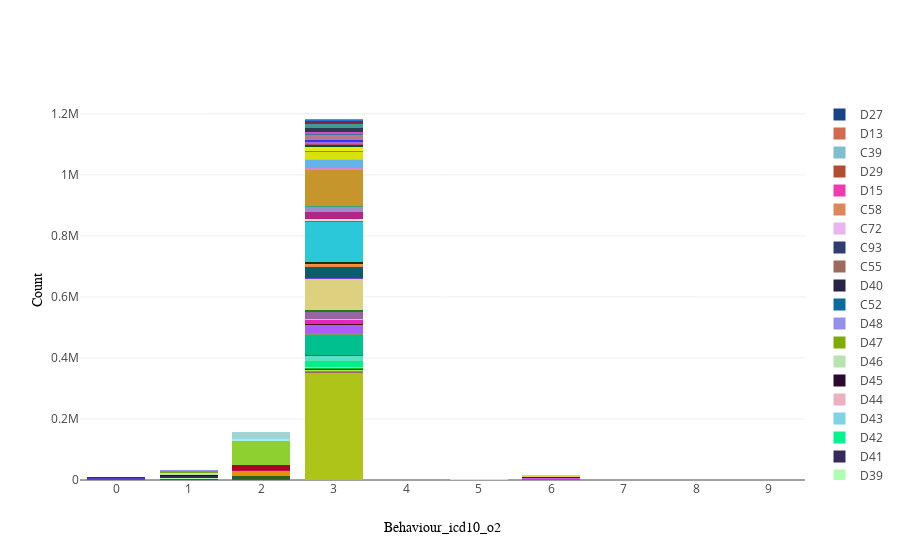

Notebook cell for this chart:
### Markdown cell above
The peak is due to cervical cancer which is also apparent in this graph from [cancer research uk](https://www.cancerresearchuk.org/health-professional/cancer-statistics/statistics-by-cancer-type/cervical-cancer/incidence#heading-One)

<br/>
<br/>

Can also plot other columns of av_tumour, for example behaviour:

### Code cell
for i in range(10):
    print(i,descriptions.get_descriptions(str(i),'behaviour')[0])
    
stacked_barplot(df_av_tumour, 'SITE_ICD10_O2_3CHAR', 'BEHAVIOUR_ICD10_O2',tickmode='linear')

### Figure 1 — Plotly figure (JSON) as saved in the notebook; plotly's stock layout.template omitted (floating-point values rounded to 4 significant figures)
{"data": [{"marker": {"color": "rgb(175, 196, 25)"}, "name": "C44", "type": "bar", "uid": "a17be236-651f-44da-b25d-04a61b31dc3d", "x": ["3", "5", "XXX", "9", "0", "1", "2", "6", "X"], "y": [349629, 240, null, 5, 10, 37, 190, 17, null]}, {"marker": {"color": "rgb(246, 67, 211)"}, "name": "C00", "type": "bar", "uid": "33e19220-4317-4de9-8923-ec12e1feb79e", "x": ["3", "5", "XXX", "9", "0", "1", "2", "6", "X"], "y": [650, 6, null, null, 3, 1, 2, null, null]}, {"marker": {"color": "rgb(151, 103, 92)"}, "name": "C01", "type": "bar", "uid": "e19e862f-8666-46f0-b4dc-2b671697e45a", "x": ["3", "5", "XXX", "9", "0", "1", "2", "6", "X"], "y": [2371, 2, 1, null, null, 3, 1, null, null]}, {"marker": {"color": "rgb(185, 142, 23)"}, "name": "C02", "type": "bar", "uid": "230ea7cc-f900-492b-8ef3-b31e04fa81cb", "x": ["3", "5", "XXX", "9", "0", "1", "2", "6", "X"], "y": [3618, 26, null, null, 1, 3, null, null, null]}, {"marker": {"color": "rgb(72, 89, 110)"}, "name": "C03", "type": "bar", "uid": "f4129c01-335b-4af6-912e-129be599c97b", "x": ["3", "5", "XXX", "9", "0", "1", "2", "6", "X"], "y": [1076, 2, null, 1, null, 1, 4, null, null]}, {"marker": {"color": "rgb(42, 218, 136)"}, "name": "C04", "type": "bar", "uid": "1543d14d-07a4-42c0-8a62-3218f94fc9cc", "x": ["3", "5", "XXX", "9", "0", "1", "2", "6", "X"], "y": [1353, 17, null, null, 1, null, null, 1, null]}, {"marker": {"color": "rgb(167, 230, 68)"}, "name": "C05", "type": "bar", "uid": "ec882ab3-8008-4ffa-aed1-8daa90b757ec", "x": ["3", "5", "XXX", "9", "0", "1", "2", "6", "X"], "y": [1045, 7, null, null, 1, null, 1, null, 1]}, {"marker": {"color": "rgb(176, 127, 135)"}, "name": "C06", "type": "bar", "uid": "5949c134-6274-4bb2-91a2-bfe9a4784a41", "x": ["3", "5", "XXX", "9", "0", "1", "2", "6", "X"], "y": [1565, 11, null, null, 5, null, 2, 8, null]}, {"marker": {"color": "rgb(172, 0, 75)"}, "name": "C07", "type": "bar", "uid": "f2f6e322-7248-4402-a53d-44801539512c", "x": ["3", "5", "XXX", "9", "0", "1", "2", "6", "X"], "y": [1277, null, null, 7, 2, 1, null, null, null]}, {"marker": {"color": "rgb(55, 250, 6)"}, "name": "C08", "type": "bar", "uid": "32a0e1a7-fdce-4542-8f26-868fa89c2f63", "x": ["3", "5", "XXX", "9", "0", "1", "2", "6", "X"], "y": [308, null, null, null, null, null, 1, null, null]}, {"marker": {"color": "rgb(19, 188, 44)"}, "name": "C09", "type": "bar", "uid": "127e45e2-62a1-48a7-9f61-0fa8284ce246", "x": ["3", "5", "XXX", "9", "0", "1", "2", "6", "X"], "y": [4130, 2, null, null, null, 2, 3, 1, null]}, {"marker": {"color": "rgb(191, 69, 56)"}, "name": "C10", "type": "bar", "uid": "8ad44749-4f1e-488d-ae58-c018fd3ffe94", "x": ["3", "5", "XXX", "9", "0", "1", "2", "6", "X"], "y": [690, null, null, 3, 1, 4, 3, 1, null]}, {"marker": {"color": "rgb(152, 183, 181)"}, "name": "C11", "type": "bar", "uid": "af49cac6-67be-4ba3-b319-c8d95757b226", "x": ["3", "5", "XXX", "9", "0", "1", "2", "6", "X"], "y": [580, null, null, null, 2, null, null, null, null]}, {"marker": {"color": "rgb(112, 251, 189)"}, "name": "C12", "type": "bar", "uid": "823c841e-8d6b-4994-bf65-efcdea5d94b5", "x": ["3", "5", "XXX", "9", "0", "1", "2", "6", "X"], "y": [823, null, null, null, 1, null, 1, 1, null]}, {"marker": {"color": "rgb(192, 34, 56)"}, "name": "C13", "type": "bar", "uid": "90e7a479-7cfc-49eb-b693-983e35087161", "x": ["3", "5", "XXX", "9", "0", "1", "2", "6", "X"], "y": [649, 1, null, null, null, 1, 1, null, null]}, {"marker": {"color": "rgb(201, 206, 38)"}, "name": "C14", "type": "bar", "uid": "74d54feb-0b84-4fe3-8061-c8f624ed886e", "x": ["3", "5", "XXX", "9", "0", "1", "2", "6", "X"], "y": [259, null, null, null, 2, 1, 1, null, null]}, {"marker": {"color": "rgb(4, 238, 137)"}, "name": "C15", "type": "bar", "uid": "befd2d3b-2864-4b80-9565-002115ac6e24", "x": ["3", "5", "XXX", "9", "0", "1", "2", "6", "X"], "y": [20947, 5, 6, null, 1, 7, 18, 1, null]}, {"marker": {"color": "rgb(87, 227, 195)"}, "name": "C16", "type": "bar", "uid": "db5c1f2b-0503-4bea-8a26-c48397679204", "x": ["3", "5", "XXX", "9", "0", "1", "2", "6", "X"], "y": [15250, 2, 3, 2, null, 12, 17, null, null]}, {"marker": {"color": "rgb(72, 83, 176)"}, "name": "C17", "type": "bar", "uid": "8fd83da9-40bc-4e79-9f36-ee4e304323fc", "x": ["3", "5", "XXX", "9", "0", "1", "2", "6", "X"], "y": [3693, 1, null, null, null, 6, 5, 1, null]}, {"marker": {"color": "rgb(1, 192, 144)"}, "name": "C18", "type": "bar", "uid": "93616dbe-4944-4782-8c18-8aa4f2b3787f", "x": ["3", "5", "XXX", "9", "0", "1", "2", "6", "X"], "y": [65701, 8, 7, 5, 5, 18, 60, 6, null]}, {"marker": {"color": "rgb(118, 159, 93)"}, "name": "C19", "type": "bar", "uid": "5d5a5bf7-81f4-4b6f-a4d8-9975ca2497ce", "x": ["3", "5", "XXX", "9", "0", "1", "2", "6", "X"], "y": [5305, null, null, null, 1, 3, 6, 2, null]}, {"marker": {"color": "rgb(172, 92, 252)"}, "name": "C20", "type": "bar", "uid": "d2501ab3-ab5d-43db-95fa-9c5c70b05fb7", "x": ["3", "5", "XXX", "9", "0", "1", "2", "6", "X"], "y": [27104, 4, 3, 1, 1, 14, 25, 4, null]}, {"marker": {"color": "rgb(71, 23, 10)"}, "name": "C21", "type": "bar", "uid": "efffd720-cb43-40fa-8a00-d6c08c5c5838", "x": ["3", "5", "XXX", "9", "0", "1", "2", "6", "X"], "y": [3264, 21, null, null, 3, 6, 4, 2, null]}, {"marker": {"color": "rgb(233, 35, 192)"}, "name": "C22", "type": "bar", "uid": "af2378c9-c557-4d6b-a83e-a763433fabd7", "x": ["3", "5", "XXX", "9", "0", "1", "2", "6", "X"], "y": [12487, 4, null, 16, 5, 11, 8, 1, null]}, {"marker": {"color": "rgb(61, 135, 151)"}, "name": "C23", "type": "bar", "uid": "b37380f3-18d8-45a1-87a4-3ffa13580f33", "x": ["3", "5", "XXX", "9", "0", "1", "2", "6", "X"], "y": [2111, null, null, null, 1, 1, 6, null, null]}, {"marker": {"color": "rgb(92, 247, 224)"}, "name": "C24", "type": "bar", "uid": "7d1ef6a8-ea0d-4db0-8971-a8408e9ca3a1", "x": ["3", "5", "XXX", "9", "0", "1", "2", "6", "X"], "y": [2425, null, null, null, 2, 3, 4, null, null]}, {"marker": {"color": "rgb(149, 100, 163)"}, "name": "C25", "type": "bar", "uid": "ebbbe58d-4aa9-4595-a285-6cb510548738", "x": ["3", "5", "XXX", "9", "0", "1", "2", "6", "X"], "y": [21277, 4, null, 1, 4, 15, 25, 5, null]}, {"marker": {"color": "rgb(225, 67, 123)"}, "name": "C26", "type": "bar", "uid": "27d34748-6ba2-4391-a98a-b0e60b37f6a2", "x": ["3", "5", "XXX", "9", "0", "1", "2", "6", "X"], "y": [745, null, null, null, null, 8, 1, null, null]}, {"marker": {"color": "rgb(219, 225, 19)"}, "name": "C30", "type": "bar", "uid": "cc78808f-a5ac-4648-8827-643cd317ba74", "x": ["3", "5", "XXX", "9", "0", "1", "2", "6", "X"], "y": [795, 2, null, null, 1, 1, 1, 1, null]}, {"marker": {"color": "rgb(155, 4, 19)"}, "name": "C31", "type": "bar", "uid": "7ba82539-4223-4ef2-bdb1-5481b9c235c1", "x": ["3", "5", "XXX", "9", "0", "1", "2", "6", "X"], "y": [413, null, null, null, null, null, null, null, null]}, {"marker": {"color": "rgb(33, 123, 30)"}, "name": "C32", "type": "bar", "uid": "23bfa980-c623-4fde-965e-3f27b7b812c4", "x": ["3", "5", "XXX", "9", "0", "1", "2", "6", "X"], "y": [5378, 28, null, null, null, 3, 8, 2, null]}, {"marker": {"color": "rgb(185, 229, 73)"}, "name": "C33", "type": "bar", "uid": "268614d3-ac98-4a13-9163-60e16ce6cf99", "x": ["3", "5", "XXX", "9", "0", "1", "2", "6", "X"], "y": [78, null, null, null, null, 1, null, null, null]}, {"marker": {"color": "rgb(221, 209, 127)"}, "name": "C34", "type": "bar", "uid": "41b8ff2a-2a6b-471f-b456-998659239073", "x": ["3", "5", "XXX", "9", "0", "1", "2", "6", "X"], "y": [102106, 30, 6, 29, 11, 46, 95, 14, null]}, {"marker": {"color": "rgb(159, 130, 83)"}, "name": "C37", "type": "bar", "uid": "930c154b-001d-48e3-b034-13c6d35d1ef6", "x": ["3", "5", "XXX", "9", "0", "1", "2", "6", "X"], "y": [517, null, null, null, 6, 6, 1, null, null]}, {"marker": {"color": "rgb(178, 146, 21)"}, "name": "C38", "type": "bar", "uid": "3d0ccc13-adbe-4dcf-8474-380a8626807a", "x": ["3", "5", "XXX", "9", "0", "1", "2", "6", "X"], "y": [338, null, null, 1, 3, null, null, 1, null]}, {"marker": {"color": "rgb(119, 67, 203)"}, "name": "C40", "type": "bar", "uid": "4b511350-f7e6-48ab-b623-3e8dc8b895c3", "x": ["3", "5", "XXX", "9", "0", "1", "2", "6", "X"], "y": [754, null, null, null, 1, null, null, null, null]}, {"marker": {"color": "rgb(186, 47, 16)"}, "name": "C41", "type": "bar", "uid": "7e093c86-f7d7-4a1d-951e-88242f27aa94", "x": ["3", "5", "XXX", "9", "0", "1", "2", "6", "X"], "y": [684, null, null, 2, 1, null, 1, null, null]}, {"marker": {"color": "rgb(12, 93, 107)"}, "name": "C43", "type": "bar", "uid": "567c7160-6472-4898-af8b-3522e4018a19", "x": ["3", "5", "XXX", "9", "0", "1", "2", "6", "X"], "y": [37842, 266, 1, 5, 2, 12, 18, 3, null]}, {"marker": {"color": "rgb(233, 137, 76)"}, "name": "C45", "type": "bar", "uid": "5da520ba-5843-467b-9f20-e75080c496bd", "x": ["3", "5", "XXX", "9", "0", "1", "2", "6", "X"], "y": [6467, null, null, null, null, 9, 2, null, null]}, {"marker": {"color": "rgb(67, 110, 142)"}, "name": "C46", "type": "bar", "uid": "8d12c371-58de-4563-942c-496ccc9f1126", "x": ["3", "5", "XXX", "9", "0", "1", "2", "6", "X"], "y": [352, null, null, null, null, 2, 2, null, null]}, {"marker": {"color": "rgb(124, 20, 53)"}, "name": "C47", "type": "bar", "uid": "37ca4b15-4ff5-4b2f-b3de-a6d2b55132e4", "x": ["3", "5", "XXX", "9", "0", "1", "2", "6", "X"], "y": [134, null, null, null, null, null, null, null, null]}, {"marker": {"color": "rgb(252, 143, 59)"}, "name": "C48", "type": "bar", "uid": "77a77c4b-8bda-4c7b-a581-e0facabd331c", "x": ["3", "5", "XXX", "9", "0", "1", "2", "6", "X"], "y": [1754, 1, null, 6, 1, 2, 3, null, null]}, {"marker": {"color": "rgb(35, 48, 4)"}, "name": "C49", "type": "bar", "uid": "6a6e2a15-e8c9-4cdf-a2ee-73134f1c42fc", "x": ["3", "5", "XXX", "9", "0", "1", "2", "6", "X"], "y": [4985, null, null, 3, 3, 7, 5, null, null]}, {"marker": {"color": "rgb(43, 200, 218)"}, "name": "C50", "type": "bar", "uid": "f4a565c6-3d10-4463-a42d-090eefd05458", "x": ["3", "5", "XXX", "9", "0", "1", "2", "6", "X"], "y": [132351, 765, 13, 2, 23, 65, 609, 44, null]}, {"marker": {"color": "rgb(250, 54, 43)"}, "name": "C51", "type": "bar", "uid": "8de79fb1-ff32-4b10-9374-321fed07c69a", "x": ["3", "5", "XXX", "9", "0", "1", "2", "6", "X"], "y": [2997, 61, null, null, 2, 2, 4, 2, null]}, {"marker": {"color": "rgb(239, 215, 205)"}, "name": "C53", "type": "bar", "uid": "25969a77-c7be-4ec3-b8ae-ead71a2e09fc", "x": ["3", "5", "XXX", "9", "0", "1", "2", "6", "X"], "y": [7251, 375, null, null, 3, 6, 4, 3, null]}, {"marker": {"color": "rgb(178, 39, 131)"}, "name": "C54", "type": "bar", "uid": "e8293b14-38ce-436a-9f85-a9224c204110", "x": ["3", "5", "XXX", "9", "0", "1", "2", "6", "X"], "y": [21802, 11, null, 1, null, 13, 21, 1, null]}, {"marker": {"color": "rgb(157, 140, 204)"}, "name": "C56", "type": "bar", "uid": "69095130-380f-4fde-ab47-cbc3971d8f6e", "x": ["3", "5", "XXX", "9", "0", "1", "2", "6", "X"], "y": [16761, 149, null, null, 2, 4, 21, 2, null]}, {"marker": {"color": "rgb(79, 29, 136)"}, "name": "C57", "type": "bar", "uid": "ef6c1b1f-cc88-44b9-bf46-7cad18053812", "x": ["3", "5", "XXX", "9", "0", "1", "2", "6", "X"], "y": [1021, null, null, null, 2, 7, 3, null, null]}, {"marker": {"color": "rgb(54, 166, 117)"}, "name": "C60", "type": "bar", "uid": "d5ba3108-f2d9-4d18-86d6-ba796fa7d06a", "x": ["3", "5", "XXX", "9", "0", "1", "2", "6", "X"], "y": [1373, 4, null, null, 4, 1, 1, 1, null]}, {"marker": {"color": "rgb(198, 149, 44)"}, "name": "C61", "type": "bar", "uid": "924b2230-688d-4abd-965b-a9e4fa150c7f", "x": ["3", "5", "XXX", "9", "0", "1", "2", "6", "X"], "y": [119291, 11, null, null, 4, 18, 18, 5, null]}, {"marker": {"color": "rgb(219, 135, 209)"}, "name": "C62", "type": "bar", "uid": "921db79d-e730-48aa-8011-f46370ff7b9e", "x": ["3", "5", "XXX", "9", "0", "1", "2", "6", "X"], "y": [5805, 1, null, null, null, null, 1, null, null]}, {"marker": {"color": "rgb(234, 239, 197)"}, "name": "C63", "type": "bar", "uid": "e0dcda23-caf8-4ea3-b0ae-360cbf0fb2d0", "x": ["3", "5", "XXX", "9", "0", "1", "2", "6", "X"], "y": [186, null, null, null, 1, 1, 1, 1, null]}, {"marker": {"color": "rgb(100, 180, 233)"}, "name": "C64", "type": "bar", "uid": "8a24b6b6-1e28-40c6-b105-25a46b8d9b0d", "x": ["3", "5", "XXX", "9", "0", "1", "2", "6", "X"], "y": [26119, 9, null, 1, 3, 19, 41, 3, null]}, {"marker": {"color": "rgb(169, 29, 26)"}, "name": "C65", "type": "bar", "uid": "2e4e8bd8-2c4f-4682-9431-cc8b0588cfbe", "x": ["3", "5", "XXX", "9", "0", "1", "2", "6", "X"], "y": [1891, null, null, null, 3, 3, 3, null, null]}, {"marker": {"color": "rgb(64, 252, 190)"}, "name": "C66", "type": "bar", "uid": "be4c2f90-e15e-4cd6-b06c-a6625b959c32", "x": ["3", "5", "XXX", "9", "0", "1", "2", "6", "X"], "y": [1647, 1, null, null, null, 3, 11, 1, null]}, {"marker": {"color": "rgb(214, 226, 12)"}, "name": "C67", "type": "bar", "uid": "06f7aa0e-d860-4b65-8d10-b1b529b513f7", "x": ["3", "5", "XXX", "9", "0", "1", "2", "6", "X"], "y": [24592, 6, null, null, 1, 18, 23, 2, null]}, {"marker": {"color": "rgb(134, 232, 162)"}, "name": "C68", "type": "bar", "uid": "c8c79b2b-adcd-40d0-9754-73aebdcee88c", "x": ["3", "5", "XXX", "9", "0", "1", "2", "6", "X"], "y": [480, null, null, null, null, 3, 1, 2, null]}, {"marker": {"color": "rgb(187, 106, 110)"}, "name": "C69", "type": "bar", "uid": "1cd9462e-1f3f-4ea6-b0e5-3f8edd216b8d", "x": ["3", "5", "XXX", "9", "0", "1", "2", "6", "X"], "y": [1780, 1, null, 2, null, 1, 3, null, null]}, {"marker": {"color": "rgb(116, 241, 93)"}, "name": "C70", "type": "bar", "uid": "538e8cb1-69bd-497a-97f5-1bc8fe011433", "x": ["3", "5", "XXX", "9", "0", "1", "2", "6", "X"], "y": [185, null, null, null, null, 1, null, null, null]}, {"marker": {"color": "rgb(230, 234, 17)"}, "name": "C71", "type": "bar", "uid": "5e6af245-c46c-493e-8750-82fd0260f9c5", "x": ["3", "5", "XXX", "9", "0", "1", "2", "6", "X"], "y": [12345, 2, 2, 9, 3, 11, 16, 5, null]}, {"marker": {"color": "rgb(5, 79, 49)"}, "name": "C73", "type": "bar", "uid": "55dba1cc-83bc-40ec-87d0-0a69f04df1bb", "x": ["3", "5", "XXX", "9", "0", "1", "2", "6", "X"], "y": [8625, 19, null, null, 3, 20, 14, 1, null]}, {"marker": {"color": "rgb(182, 76, 105)"}, "name": "C74", "type": "bar", "uid": "00a9650b-04fd-4928-93e2-39e6e06a2a83", "x": ["3", "5", "XXX", "9", "0", "1", "2", "6", "X"], "y": [522, null, null, null, 1, 2, null, null, null]}, {"marker": {"color": "rgb(232, 220, 182)"}, "name": "C75", "type": "bar", "uid": "9b4e283a-32f9-4d64-8a21-240e40631bd3", "x": ["3", "5", "XXX", "9", "0", "1", "2", "6", "X"], "y": [263, null, null, 3, 1, null, null, 2, null]}, {"marker": {"color": "rgb(175, 165, 201)"}, "name": "C76", "type": "bar", "uid": "8b0dcde0-0608-4441-a601-e61e7f3a944b", "x": ["3", "5", "XXX", "9", "0", "1", "2", "6", "X"], "y": [365, null, null, 3, 2, 3, null, null, null]}, {"marker": {"color": "rgb(87, 149, 4)"}, "name": "C77", "type": "bar", "uid": "d59832fc-c117-48bf-9cdd-c97e1c03e6ba", "x": ["3", "5", "XXX", "9", "0", "1", "2", "6", "X"], "y": [74, 1, null, null, 25, 19, 7, 1809, null]}, {"marker": {"color": "rgb(219, 76, 233)"}, "name": "C78", "type": "bar", "uid": "0c5fc6e6-f44a-4f8b-8668-dfe40873c056", "x": ["3", "5", "XXX", "9", "0", "1", "2", "6", "X"], "y": [73, 7, 3, 1, 32, 30, 10, 4299, null]}, {"marker": {"color": "rgb(75, 6, 120)"}, "name": "C79", "type": "bar", "uid": "8bfe6a2c-5f64-4659-90dd-76451dd04c73", "x": ["3", "5", "XXX", "9", "0", "1", "2", "6", "X"], "y": [34, 1, null, null, 10, 15, 2, 2012, null]}, {"marker": {"color": "rgb(225, 213, 85)"}, "name": "C80", "type": "bar", "uid": "ae563d51-f0c0-438b-b34d-9ede5d76b5d2", "x": ["3", "5", "XXX", "9", "0", "1", "2", "6", "X"], "y": [1373, 4, null, 13, 23, 31, 7, 7204, null]}, {"marker": {"color": "rgb(158, 107, 220)"}, "name": "C81", "type": "bar", "uid": "379f55ed-ec74-466c-ba6a-eb8f5a93ac32", "x": ["3", "5", "XXX", "9", "0", "1", "2", "6", "X"], "y": [5140, null, null, null, null, 3, 6, null, null]}, {"marker": {"color": "rgb(56, 51, 247)"}, "name": "C82", "type": "bar", "uid": "97ec965c-53a8-4692-98e7-93969bd99c03", "x": ["3", "5", "XXX", "9", "0", "1", "2", "6", "X"], "y": [6225, 5, null, null, 1, 4, 18, 2, null]}, {"marker": {"color": "rgb(183, 121, 140)"}, "name": "C83", "type": "bar", "uid": "1c4ae14f-ef37-4f84-ae80-428cefc3e5fe", "x": ["3", "5", "XXX", "9", "0", "1", "2", "6", "X"], "y": [18200, 9, 2, null, 2, 7, 25, 2, null]}, {"marker": {"color": "rgb(76, 109, 164)"}, "name": "C84", "type": "bar", "uid": "4f62f008-a975-463c-8ff8-bfd4b28f5e39", "x": ["3", "5", "XXX", "9", "0", "1", "2", "6", "X"], "y": [2335, 2, null, null, null, null, 8, null, null]}, {"marker": {"color": "rgb(199, 85, 186)"}, "name": "C85", "type": "bar", "uid": "c01af23f-4168-439e-9125-62de872e040c", "x": ["3", "5", "XXX", "9", "0", "1", "2", "6", "X"], "y": [7010, 4, null, null, 2, 10, 12, 3, null]}, {"marker": {"color": "rgb(41, 230, 143)"}, "name": "C88", "type": "bar", "uid": "a3ff2874-809c-435f-acbb-b399fc5a0ea5", "x": ["3", "5", "XXX", "9", "0", "1", "2", "6", "X"], "y": [736, null, null, 1, null, 6, 2, null, null]}, {"marker": {"color": "rgb(43, 59, 82)"}, "name": "C90", "type": "bar", "uid": "87ea5ea5-b552-49f3-8fd8-3f5ce25eef80", "x": ["3", "5", "XXX", "9", "0", "1", "2", "6", "X"], "y": [13460, 3, 3, null, 4, 11, 11, 4, null]}, {"marker": {"color": "rgb(63, 156, 144)"}, "name": "C91", "type": "bar", "uid": "15b191c7-959b-4b45-9221-5131bbd14c80", "x": ["3", "5", "XXX", "9", "0", "1", "2", "6", "X"], "y": [12599, 5, null, null, 5, 10, 19, 5, null]}, {"marker": {"color": "rgb(133, 35, 77)"}, "name": "C92", "type": "bar", "uid": "93b2eb55-78b9-4162-a7ff-f06e684cc0a9", "x": ["3", "5", "XXX", "9", "0", "1", "2", "6", "X"], "y": [10383, 6, null, null, 7, 25, 13, 6, null]}, {"marker": {"color": "rgb(32, 117, 215)"}, "name": "C94", "type": "bar", "uid": "81733091-fba1-4a15-83bb-aac0c3c2285b", "x": ["3", "5", "XXX", "9", "0", "1", "2", "6", "X"], "y": [168, null, null, null, null, 1, null, null, null]}, {"marker": {"color": "rgb(223, 161, 45)"}, "name": "C95", "type": "bar", "uid": "c640bbb9-5ef9-4821-ac33-70963a99e96b", "x": ["3", "5", "XXX", "9", "0", "1", "2", "6", "X"], "y": [395, null, null, null, 3, 1, null, 3, null]}, {"marker": {"color": "rgb(168, 116, 219)"}, "name": "C96", "type": "bar", "uid": "174a2bc2-3bbe-42d6-b906-497837caf654", "x": ["3", "5", "XXX", "9", "0", "1", "2", "6", "X"], "y": [182, null, null, null, null, 2, null, null, null]}, {"marker": {"color": "rgb(142, 45, 105)"}, "name": "D00", "type": "bar", "uid": "e1a3563b-e569-4c83-a18f-ee5691974f3f", "x": ["3", "5", "XXX", "9", "0", "1", "2", "6", "X"], "y": [52, 1, null, null, 2, 2, 2495, 1, null]}, {"marker": {"color": "rgb(42, 96, 34)"}, "name": "D01", "type": "bar", "uid": "bf988b9f-cd4f-4ecf-bf49-fe133310316a", "x": ["3", "5", "XXX", "9", "0", "1", "2", "6", "X"], "y": [165, 2, null, null, 2, 14, 9043, 3, null]}, {"marker": {"color": "rgb(95, 112, 183)"}, "name": "D02", "type": "bar", "uid": "3e0a3f31-e3c7-46d4-b5dc-483e9af095a9", "x": ["3", "5", "XXX", "9", "0", "1", "2", "6", "X"], "y": [30, null, null, null, null, 3, 1017, 1, null]}, {"marker": {"color": "rgb(230, 146, 9)"}, "name": "D03", "type": "bar", "uid": "6fe40321-9d83-4d8c-a7ce-b67001f1ee14", "x": ["3", "5", "XXX", "9", "0", "1", "2", "6", "X"], "y": [123, 3, null, null, 3, 9, 16983, 2, null]}, {"marker": {"color": "rgb(201, 13, 85)"}, "name": "D04", "type": "bar", "uid": "e3a65646-8165-4391-b43e-8ec82688e1f5", "x": ["3", "5", "XXX", "9", "0", "1", "2", "6", "X"], "y": [1, null, null, null, null, null, 646, null, null]}, {"marker": {"color": "rgb(171, 1, 31)"}, "name": "D05", "type": "bar", "uid": "708724c7-f8d6-4f4c-8f5e-5a86f505fb45", "x": ["3", "5", "XXX", "9", "0", "1", "2", "6", "X"], "y": [784, 58, null, null, 5, 17, 18911, 2, null]}, {"marker": {"color": "rgb(142, 208, 48)"}, "name": "D06", "type": "bar", "uid": "6e78943b-c802-4797-aea9-1879c63bb147", "x": ["3", "5", "XXX", "9", "0", "1", "2", "6", "X"], "y": [82, 1, null, null, null, 14, 76550, 1, null]}, {"marker": {"color": "rgb(153, 241, 238)"}, "name": "D07", "type": "bar", "uid": "6da02acd-0eec-46eb-a4da-79a93e174d6a", "x": ["3", "5", "XXX", "9", "0", "1", "2", "6", "X"], "y": [61, null, null, null, null, 4, 6863, 3, null]}, {"marker": {"color": "rgb(161, 213, 211)"}, "name": "D09", "type": "bar", "uid": "b8f5e299-b582-4fd0-adaf-8957d40afb43", "x": ["3", "5", "XXX", "9", "0", "1", "2", "6", "X"], "y": [543, 2, 1, 1, 4, 43, 24581, 10, null]}, {"marker": {"color": "rgb(82, 64, 205)"}, "name": "D32", "type": "bar", "uid": "9f8a6576-1f69-4f04-b1c9-61877cc146f9", "x": ["3", "5", "XXX", "9", "0", "1", "2", "6", "X"], "y": [121, 6, 3, null, 5830, 52, 9, 56, null]}, {"marker": {"color": "rgb(58, 10, 254)"}, "name": "D33", "type": "bar", "uid": "2ae5489f-5197-45eb-ade1-7a9df814d1b6", "x": ["3", "5", "XXX", "9", "0", "1", "2", "6", "X"], "y": [28, 3, null, null, 2128, 14, 3, 9, null]}, {"marker": {"color": "rgb(180, 250, 27)"}, "name": "D35", "type": "bar", "uid": "88faa27d-1bf0-45b0-b6cd-7a29d77c6fe1", "x": ["3", "5", "XXX", "9", "0", "1", "2", "6", "X"], "y": [16, 2, null, null, 2361, 8, 3, 17, null]}, {"marker": {"color": "rgb(156, 8, 247)"}, "name": "D37", "type": "bar", "uid": "f42c4df5-ade8-483f-a9fc-98dac875e184", "x": ["3", "5", "XXX", "9", "0", "1", "2", "6", "X"], "y": [116, 1, null, 1, 12, 3025, 17, 33, null]}, {"marker": {"color": "rgb(225, 100, 217)"}, "name": "D38", "type": "bar", "uid": "c896a353-7bb8-4c40-96b6-02b68631b0e1", "x": ["3", "5", "XXX", "9", "0", "1", "2", "6", "X"], "y": [28, null, null, 1, 3, 452, 4, 3, null]}, {"marker": {"color": "rgb(172, 254, 179)"}, "name": "D39", "type": "bar", "uid": "9d07aa0f-591c-4f90-8216-4b92347db042", "x": ["3", "5", "XXX", "9", "0", "1", "2", "6", "X"], "y": [40, 5, null, null, 1, 987, 5, 6, null]}, {"marker": {"color": "rgb(54, 42, 92)"}, "name": "D41", "type": "bar", "uid": "0960c7f7-1176-4018-96a8-7b1a440d5f7d", "x": ["3", "5", "XXX", "9", "0", "1", "2", "6", "X"], "y": [152, 4, null, 1, 9, 6251, 13, 23, null]}, {"marker": {"color": "rgb(7, 241, 143)"}, "name": "D42", "type": "bar", "uid": "212321c5-ed43-477f-94b8-72ce98d5176c", "x": ["3", "5", "XXX", "9", "0", "1", "2", "6", "X"], "y": [15, null, null, null, 1, 716, 2, 1, null]}, {"marker": {"color": "rgb(128, 210, 231)"}, "name": "D43", "type": "bar", "uid": "21f044b7-a82c-459a-9a7f-82ab5a356f27", "x": ["3", "5", "XXX", "9", "0", "1", "2", "6", "X"], "y": [30, null, null, null, 2, 1445, 1, 3, null]}, {"marker": {"color": "rgb(236, 176, 192)"}, "name": "D44", "type": "bar", "uid": "7081a972-1c7e-4265-bfbe-e377e4a30778", "x": ["3", "5", "XXX", "9", "0", "1", "2", "6", "X"], "y": [10, null, null, null, null, 667, null, 1, null]}, {"marker": {"color": "rgb(44, 9, 46)"}, "name": "D45", "type": "bar", "uid": "95a360f8-6874-456b-a10b-4b28d8138923", "x": ["3", "5", "XXX", "9", "0", "1", "2", "6", "X"], "y": [29, 1, null, null, 2, 1342, 4, null, null]}, {"marker": {"color": "rgb(184, 226, 176)"}, "name": "D46", "type": "bar", "uid": "b39ad2b0-2653-412d-875d-3b5f65f9e21e", "x": ["3", "5", "XXX", "9", "0", "1", "2", "6", "X"], "y": [151, 4, null, null, 4, 6687, 12, 9, null]}, {"marker": {"color": "rgb(127, 171, 5)"}, "name": "D47", "type": "bar", "uid": "a6397f83-051d-41dd-a953-4e0265148abb", "x": ["3", "5", "XXX", "9", "0", "1", "2", "6", "X"], "y": [75, 1, null, null, 7, 5819, 10, 10, null]}, {"marker": {"color": "rgb(149, 144, 233)"}, "name": "D48", "type": "bar", "uid": "b932f38e-b883-416e-82bd-d13839eb4d8d", "x": ["3", "5", "XXX", "9", "0", "1", "2", "6", "X"], "y": [50, 3, null, null, 8, 2968, 4, 6, null]}, {"marker": {"color": "rgb(11, 106, 160)"}, "name": "C52", "type": "bar", "uid": "53af8b72-abea-4026-b2dd-a900b1c9799e", "x": ["3", "5", "XXX", "9", "0", "1", "2", "6", "X"], "y": [534, 4, null, null, null, 2, 2, 1, null]}, {"marker": {"color": "rgb(40, 36, 69)"}, "name": "D40", "type": "bar", "uid": "1df990b9-138f-4ef0-b185-7bfdb1f736ac", "x": ["3", "5", "XXX", "9", "0", "1", "2", "6", "X"], "y": [null, null, null, null, null, 195, null, 1, null]}, {"marker": {"color": "rgb(156, 107, 93)"}, "name": "C55", "type": "bar", "uid": "dec5864f-dfe4-46e7-80a2-18aaac79d8a2", "x": ["3", "5", "XXX", "9", "0", "1", "2", "6", "X"], "y": [377, null, null, null, null, null, 3, null, null]}, {"marker": {"color": "rgb(49, 61, 110)"}, "name": "C93", "type": "bar", "uid": "92a7e56b-a0ac-4792-863f-7cc5f50f015b", "x": ["3", "5", "XXX", "9", "0", "1", "2", "6", "X"], "y": [149, 1, null, null, null, null, null, null, null]}, {"marker": {"color": "rgb(234, 180, 240)"}, "name": "C72", "type": "bar", "uid": "0f03a2d4-b6e6-4e8d-a831-19400aa95dc6", "x": ["3", "5", "XXX", "9", "0", "1", "2", "6", "X"], "y": [381, null, null, 1, null, null, null, null, null]}, {"marker": {"color": "rgb(223, 135, 92)"}, "name": "C58", "type": "bar", "uid": "618c9465-169b-4686-b0d0-651612bf0e48", "x": ["3", "5", "XXX", "9", "0", "1", "2", "6", "X"], "y": [28, null, 1, null, 11, null, null, null, null]}, {"marker": {"color": "rgb(239, 58, 178)"}, "name": "D15", "type": "bar", "uid": "327d3fd8-e8e3-4946-adc6-91c60e7acfa6", "x": ["3", "5", "XXX", "9", "0", "1", "2", "6", "X"], "y": [1, null, null, null, 38, 6, null, null, null]}, {"marker": {"color": "rgb(176, 78, 47)"}, "name": "D29", "type": "bar", "uid": "af9870b7-d6bb-4628-8718-6998e2d7485a", "x": ["3", "5", "XXX", "9", "0", "1", "2", "6", "X"], "y": [3, null, null, null, 71, null, 1, null, null]}, {"marker": {"color": "rgb(126, 190, 205)"}, "name": "C39", "type": "bar", "uid": "a630e28d-4757-4f79-a965-05f7f8db88de", "x": ["3", "5", "XXX", "9", "0", "1", "2", "6", "X"], "y": [14, null, null, null, 3, null, null, null, null]}, {"marker": {"color": "rgb(211, 105, 77)"}, "name": "D13", "type": "bar", "uid": "8b56f51d-1933-4f1a-822c-3907d07e4b4a", "x": ["3", "5", "XXX", "9", "0", "1", "2", "6", "X"], "y": [10, null, null, null, null, null, null, null, null]}, {"marker": {"color": "rgb(24, 67, 135)"}, "name": "D27", "type": "bar", "uid": "53f1c97b-d2b9-40fb-b16b-8126a2923204", "x": ["3", "5", "XXX", "9", "0", "1", "2", "6", "X"], "y": [4, null, null, null, 5, null, null, null, null]}], "layout": {"barmode": "stack", "hovermode": "closest", "xaxis": {"tickmode": "linear", "title": {"font": {"color": "#000000", "family": "Courier New, monospace", "size": 14}, "text": "Behaviour_icd10_o2"}}, "yaxis": {"title": {"font": {"color": "#000000", "family": "Courier New, monospace", "size": 14}, "text": "Count"}}}}
